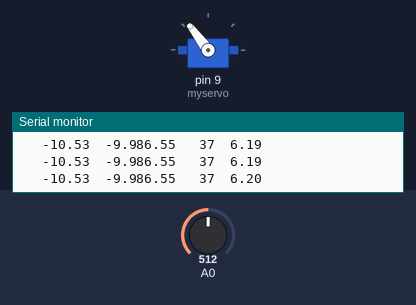
Bench run of a sketch on a simulated Arduino Uno, built with avr-gcc and run on an emulated ATmega328P. Shown: servo, the last lines printed to the serial monitor. The test bench sets the inputs (shaded band); at power-on: A0 = 512.

Above: at 6.2 s.
6.3 s: A0 set to 122
At 6.8 s:
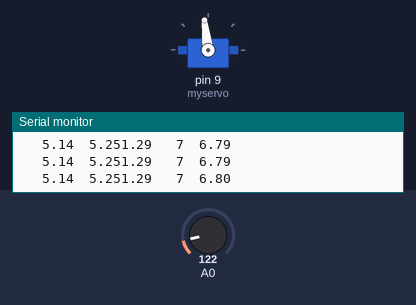
7.9 s: A0 set to 306
At 8.8 s:
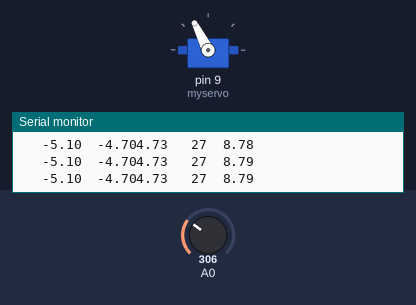
9.5 s: A0 set to 716
At 10.1 s:
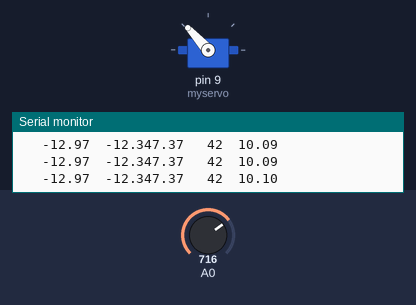
Timing chart, 0 to 12.5 s (numbered marks = the images above; inputs shaded):
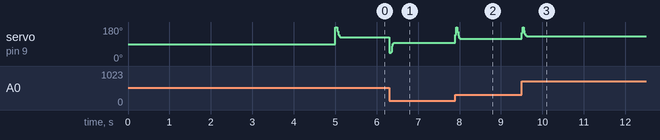

The sketch:

espacoDeEstados.ino
```cpp
#include <Servo.h>
#define sensor A0
Servo myservo;
//Definicao de variaveis
double uK, infraVermelho, distance_cm, tempo;
double xss1 = 0, xss2 = 0, uss = 0;

//Referência que queremos que o sistema se estabilize
double distRefCm = 9;

double xhatc1 = 0, xhatc2 = 0, xp1 = 0, xp2 = 0;
double MatC1 = 1, MatC2 = 0;
double volts;

//Ganhos do observador e do regulador
double K1 = 3.2, K2 = 3.5;
double Kec1 = 0.3397, Kec2 = 0.8440;
double Kep1 = 0.3748, Kep2 = 0.8440;

//Ganhos da intro de ref
double Nx1 = 1, Nx2 = 0;
double Nu = 0;

//Parametros do modelo
double Phi11 = 1, Phi12 = 0.0416, Phi21 = 0, Phi22 = 1;
double Gamma1 = 0.0004, Gamma2 = 0.0189;

//Periodo de amostragem
double Ta = 0.005;

void setup() {
  Serial.begin(2000000);
  myservo.attach(9);  // O servo motor está na porta 9 do arduíno
  myservo.write(90);  // O motor inicia em 90º
  delay(5000);
}

void loop() {
  tempo = micros();

  // Calculando xss e uss
  xss1 = Nx1*distRefCm;
  xss2 = Nx2*distRefCm;
  uss = Nu*distRefCm;

  //Lendo sensor
  infraVermelho = analogRead(A0);
  volts = infraVermelho * 0.0048828125;
  distance_cm = 32.263 * pow(2.71828182,-0.791*volts)-15.00;

  //Observador de estados - Correcao
  xhatc1 = xp1 + Kec1*(distance_cm - (MatC1*xp1 + MatC2*xp2));
  xhatc2 = xp2 + Kec2*(distance_cm - (MatC1*xp1 + MatC2*xp2));

  //Calculo da acao de controle
  uK = (-K1*(xhatc1-xss1) + (-K2*(xhatc2-xss2))) + uss;

  //Saturando controle
  uK = max(uK,-45); uK = min(uK, 90);

  //Observador de estados - Predicao
  xp1 = (Phi11*xhatc1 + Phi12*xhatc2) + Gamma1 * uK;
  xp2 = (Phi21*xhatc1 + Phi22*xhatc2) + Gamma2 * uK;

  //Aplicando controle na planta
  myservo.write((int)uK+90);

  //Printando alguns valores úteis
  Serial.print("   ");
  Serial.print(distance_cm);
  Serial.print("  ");
  Serial.print(xhatc1);
  Serial.print(xhatc2);
  Serial.print(" ");
  Serial.print("  ");
  Serial.print((int)uK);
  Serial.print("  ");
  Serial.println(tempo/1E6);

  //Esperando pelo prox. periodo de amostragem
  while ((micros() - tempo)/1E6 < Ta){ }//em s
}
```

Measured:
- after the input at 6.3 s, servo on pin 9 (myservo): 127° → 97° at once
- after the input at 7.9 s, servo on pin 9 (myservo): 97° → 117° at once
- after the input at 9.5 s, servo on pin 9 (myservo): 117° → 132° at once
